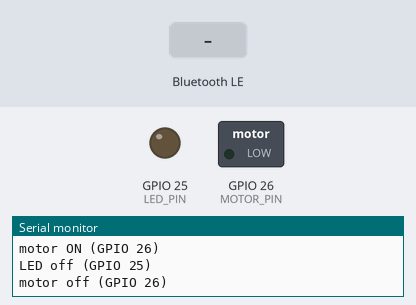
Recording of a sketch running on a simulated ESP32. Shown: switched loads named in the sketch (green lamp = pin HIGH), output pins drawn as LEDs (lit = HIGH), the last lines printed to the serial monitor. Inputs (shaded band) come from the test bench. Nothing arrives over Bluetooth unless stated; a phone connects over Bluetooth LE 3 s after start.

Above: at 1.5 s.
1.6 s: Bluetooth LE write "1" received
At 2.6 s:
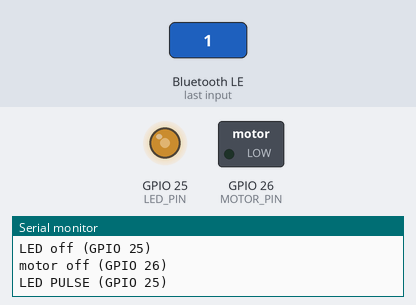
At 3.2 s:
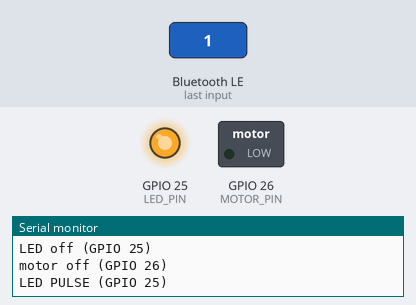
4.6 s: Bluetooth LE write "1" received
At 5.01 s:
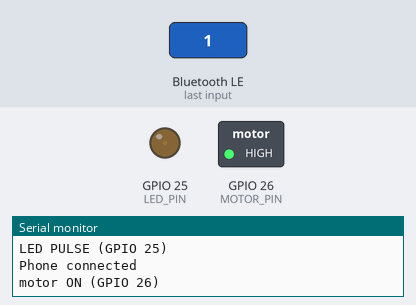
Timing chart, 0 to 13.6 s (numbered marks = the images above; inputs shaded):
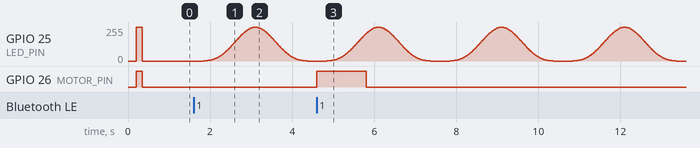

The sketch:

teddy_bear_ble.ino
```cpp
/*
  Teddy bear controller for ESP32 - BLUETOOTH (BLE) version
  ------------------------------------------------------------
  The bear advertises as "Teddy". The control page (app-ble.html)
  connects with Web Bluetooth and writes to two characteristics:

    MOTOR  write 1 = buzz, 0 = stop  (app re-sends 1 every 400 ms while held)
    LED    write 0 = off, 1 = slow pulse ("breathing"), 2 = steady on
           (notifies the app with the same value when it changes)

  The pulse is done in software with the ESP32's PWM (LEDC) on the LED pin,
  so the LED circuit is unchanged: GPIO 25 -> 220R -> LED -> GND.

  Wiring (see circuit.svg / circuit-led.svg):
    GPIO 25 -> 220R -> LED -> GND
    GPIO 26 -> 1k -> NPN base; motor between 3V3 and collector;
               emitter to GND; 1N4148 across the motor (stripe to 3V3)

  Flash it like the WiFi sketch: board "ESP32 Dev Module", Upload.
  The BLE library ships with the ESP32 core. (If the upload complains the
  sketch is too big, choose Tools -> Partition Scheme -> "Huge APP".)
*/

#include <BLEDevice.h>
#include <BLEServer.h>
#include <BLEUtils.h>
#include <BLE2902.h>

// ---------- settings ----------
const char* DEVICE_NAME = "Teddy";

const int LED_PIN   = 25;
const int MOTOR_PIN = 26;

// Safety: if the phone stops saying "hold" for this long, the motor stops.
const unsigned long MOTOR_TIMEOUT_MS = 1200;

// LED pulse: one full breath (dark -> bright -> dark) takes this long.
const unsigned long PULSE_PERIOD_MS = 3000;
const int PWM_FREQ_HZ = 5000;   // well above anything the eye can see
const int PWM_BITS    = 8;      // duty 0..255

enum LedMode : uint8_t { LED_OFF = 0, LED_PULSE = 1, LED_STEADY = 2 };

// These IDs must match the ones in app-ble.html
#define SERVICE_UUID "0e7a1000-7edd-4bea-a000-5eed12345678"
#define MOTOR_UUID   "0e7a1001-7edd-4bea-a000-5eed12345678"
#define LED_UUID     "0e7a1002-7edd-4bea-a000-5eed12345678"
// ------------------------------

BLEServer*         server   = nullptr;
BLECharacteristic* motorChr = nullptr;
BLECharacteristic* ledChr   = nullptr;

LedMode ledMode = LED_OFF;
unsigned long pulseStart = 0;
bool motorOn = false;
bool connected = false;
bool restartAdvertising = false;
unsigned long motorLastPing = 0;

// Brightness 0..255, gamma-corrected so the fade looks even to the eye.
void ledWrite(uint8_t level) {
  uint32_t duty = ((uint32_t)level * level) / 255;
  ledcWrite(LED_PIN, duty);
}

void setLed(LedMode mode) {
  ledMode = mode;
  const char* name = mode == LED_OFF ? "off" : mode == LED_PULSE ? "PULSE" : "ON";
  Serial.printf("LED %s (GPIO %d)\n", name, LED_PIN);
  if (mode == LED_PULSE) pulseStart = millis();
  ledWrite(mode == LED_STEADY ? 255 : 0);   // pulse starts dark and breathes in
  if (ledChr) {
    uint8_t v = (uint8_t)mode;
    ledChr->setValue(&v, 1);
    if (connected) ledChr->notify();
  }
}

// Called every loop: computes the breathing brightness while in pulse mode.
void updatePulse() {
  if (ledMode != LED_PULSE) return;
  unsigned long t = (millis() - pulseStart) % PULSE_PERIOD_MS;
  float phase = (float)t / (float)PULSE_PERIOD_MS;          // 0..1
  float x = 0.5f - 0.5f * cosf(phase * 2.0f * PI);          // 0 -> 1 -> 0, smooth
  ledWrite((uint8_t)(x * 255.0f));
}

void setMotor(bool on) {
  if (on != motorOn) Serial.printf("motor %s (GPIO %d)\n", on ? "ON" : "off", MOTOR_PIN);
  motorOn = on;
  digitalWrite(MOTOR_PIN, on ? HIGH : LOW);
}

// first byte written: 0 = off, anything else = on
static bool firstByteIsOn(BLECharacteristic* c) {
  return c->getLength() > 0 && c->getData()[0] != 0;
}

class MotorCallbacks : public BLECharacteristicCallbacks {
  void onWrite(BLECharacteristic* c) {
    if (firstByteIsOn(c)) {
      motorLastPing = millis();
      if (!motorOn) setMotor(true);
    } else {
      setMotor(false);
    }
  }
};

class LedCallbacks : public BLECharacteristicCallbacks {
  void onWrite(BLECharacteristic* c) {
    if (c->getLength() == 0) return;
    uint8_t v = c->getData()[0];
    setLed(v == 0 ? LED_OFF : v == 2 ? LED_STEADY : LED_PULSE);  // 1 (or anything else) = pulse
  }
};

class ServerCallbacks : public BLEServerCallbacks {
  void onConnect(BLEServer*) {
    connected = true;
    Serial.println("Phone connected");
  }
  void onDisconnect(BLEServer*) {
    connected = false;
    setMotor(false);            // never leave it buzzing after a drop-out
    restartAdvertising = true;  // done in loop(), not inside the callback
    Serial.println("Phone disconnected");
  }
};

void setup() {
  Serial.begin(115200);
  delay(200);

  ledcAttach(LED_PIN, PWM_FREQ_HZ, PWM_BITS);   // PWM on the LED pin (ESP32 core 3.x API)
  ledWrite(0);
  pinMode(MOTOR_PIN, OUTPUT);
  setMotor(false);

  BLEDevice::init(DEVICE_NAME);
  server = BLEDevice::createServer();
  server->setCallbacks(new ServerCallbacks());

  BLEService* svc = server->createService(SERVICE_UUID);

  motorChr = svc->createCharacteristic(
      MOTOR_UUID,
      BLECharacteristic::PROPERTY_WRITE | BLECharacteristic::PROPERTY_WRITE_NR);
  motorChr->setCallbacks(new MotorCallbacks());

  ledChr = svc->createCharacteristic(
      LED_UUID,
      BLECharacteristic::PROPERTY_READ | BLECharacteristic::PROPERTY_WRITE |
      BLECharacteristic::PROPERTY_NOTIFY);
  ledChr->setCallbacks(new LedCallbacks());
  ledChr->addDescriptor(new BLE2902());

  svc->start();
  setLed(LED_OFF);

  BLEAdvertising* adv = BLEDevice::getAdvertising();
  adv->addServiceUUID(SERVICE_UUID);
  adv->setScanResponse(true);
  adv->setMinPreferred(0x06);   // helps iPhone connect quickly
  adv->setMinPreferred(0x12);
  BLEDevice::startAdvertising();
  Serial.printf("Advertising as \"%s\"\n", DEVICE_NAME);

  // quick "hello" so you know it booted
  setLed(LED_STEADY); setMotor(true);  delay(150);
  setLed(LED_OFF);    setMotor(false);
}

void loop() {
  if (restartAdvertising) {
    restartAdvertising = false;
    delay(300);
    BLEDevice::startAdvertising();
    Serial.println("Advertising again");
  }

  // Safety timeout: stop the motor if the phone went quiet.
  if (motorOn && millis() - motorLastPing > MOTOR_TIMEOUT_MS) {
    setMotor(false);
  }

  updatePulse();
  delay(10);
}
```

Measured:
- after the input at 1.6 s, GPIO 25 (LED_PIN): rises from 0/255 to 252/255 in 1.2 s, then falls to 0/255 in 1.3 s
- after the input at 4.6 s, GPIO 26 (MOTOR_PIN): LOW → HIGH at once, → LOW 1.2 s later
